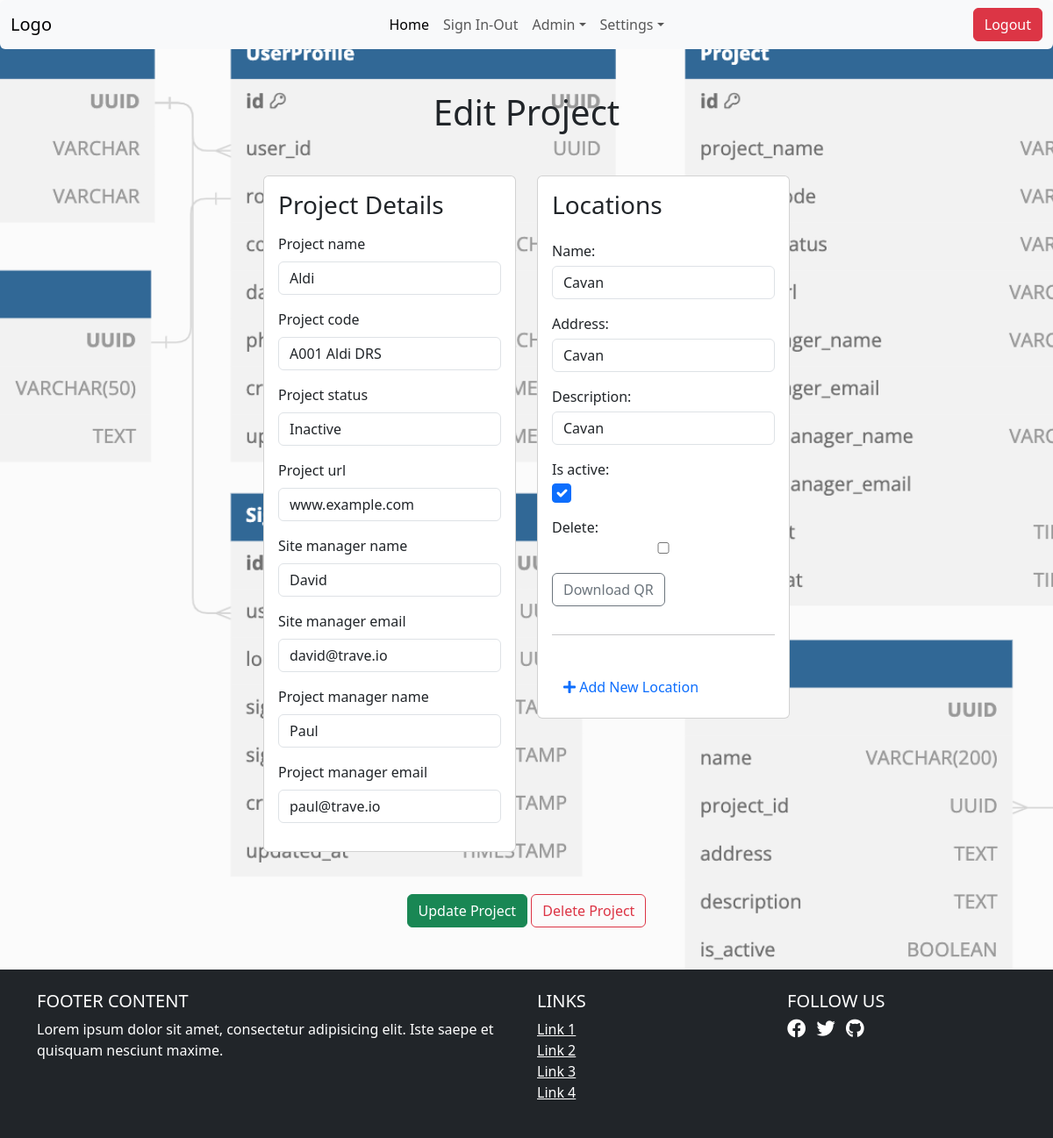
/edit_project/1/ (signed in), run on the app's committed database.
### register_app/models.py (models this page shows, shortened)
class Project(models.Model):
    ACTIVE = 'Active'
    INACTIVE = 'Inactive'
    STATUS_CHOICES = [
        (ACTIVE, 'Active'),
        (INACTIVE, 'Inactive'),
    ]
    project_name = models.CharField(max_length=50)
    project_code = models.CharField(max_length=50)
    project_status = models.CharField(
        max_length=50,
        choices=STATUS_CHOICES,
        default=ACTIVE,
        null=True
    )
    project_url = models.CharField(max_length=200, null=True)
    site_manager_name = models.CharField(max_length=100, null=True)
    site_manager_email = models.EmailField(null=True)
    project_manager_name = models.CharField(max_length=100, null=True)
    project_manager_email = models.EmailField(null=True)
    created_at = models.DateTimeField(auto_now_add=True, null=True)
    updated_at = models.DateTimeField(auto_now=True, null=True)

### register_app/views.py (the view)
# urls.py: path('edit_project/<int:project_id>/', views.edit_project, name='edit_project'),
@user_passes_test(is_admin, login_url='/no_access/')
@login_required
def edit_project(request, project_id):
    project = get_object_or_404(Project, id=project_id)
    if request.method == 'POST':
        form = CreateProjectForm(request.POST, instance=project)
        formset = LocationFormSet(request.POST, instance=project)
        if form.is_valid() and formset.is_valid():
            form.save()
            messages.success(request, "Project details updated successfully.")
            new_location_name = request.POST.get('new_location_name')
            new_location_address = request.POST.get('new_location_address')
            new_location_description = request.POST.get('new_location_description')
            if new_location_name and new_location_address and new_location_description:
                new_location = Location(
                    name=new_location_name,
                    address=new_location_address,
                    description=new_location_description,
                    project=project,
                    is_active=True  # You can set this as needed
                )
                new_location.save()
                messages.success(request, "New location added successfully.")
            formset.save()
            form = CreateProjectForm(instance=project)
            formset = LocationFormSet(instance=project)
        else:
            messages.error(request, "There was a problem updating the project.")
    else:
        form = CreateProjectForm(instance=project)
        formset = LocationFormSet(instance=project)
    return render(request, 'register_app/edit_project.html', {'form': form, 'formset': formset, 'project': project})

### register_app/forms.py
class CreateProjectForm(forms.ModelForm):
    class Meta:
        model = Project
        can_delete=True,
        fields = [
            'project_name', 'project_code', 'project_status', 'project_url',
            'site_manager_name', 'site_manager_email', 'project_manager_name', 'project_manager_email'
        ]
        widgets = {
            field: forms.TextInput(attrs={'class': 'form-control mb-2', 'id': field})
            for field in ['project_name', 'project_code', 'project_url', 'site_manager_name', 'site_manager_email', 'project_manager_name', 'project_manager_email']
        }
        widgets['project_status'] = forms.Select(attrs={'class': 'form-control mb-2', 'id': 'project_status'})

### register_app/views.py (called while the page is built)
def is_admin(user):
    return user.is_superuser or user.is_staff

### register_app/templates/register_app/edit_project.html (shortened to what this page needs)
{% extends "base.html" %}
{% block content %}
<div class="container mt-5">
    <div class="row">
        <div class="col-lg-10 offset-lg-1">
            <h1 class="text-center mb-5">Edit Project</h1>
            <form method="post" action="{% url 'edit_project' project.id %}">
                <div class="row">
                    <div class="col-lg-6 mb-4">
                        <div class="card">
                            <div class="card-body">
                                <h3 class="card-title">Project Details</h3>
                                {% for field in form %}
                                    <div class="mb-3">
                                        <label for="{{ field.id_for_label }}" class="form-label">{{ field.label }}</label>
                                        {{ field }}
                                    </div>
                                {% endfor %}
                            </div>
                        </div>
                    </div>
                     <div class="col-lg-6 mb-4">
                        <div class="card">
                            <div class="card-body">
                                <h3 class="card-title">Locations</h3>
                                <div id="new-location-form" class="list-group">
                                    {% for location_form in formset %}
                                        <ul class="list-unstyled">
                                            <li>
                                                {{ location_form.as_p }}
                                                {% if location_form.instance.id %}
                                                    <a href="{% url 'view_qr_code' location_form.instance.id %}" class="btn btn-outline-secondary" download>Download QR</a>
                                                {% endif %}
                                            </li>
                                        </ul>
                                        <hr>
                                    {% endfor %}
                                </div>
                            <button type="button" class="btn btn-link text-decoration-none" data-bs-toggle="collapse" data-bs-target="#new-location-form-collapse" aria-expanded="false" aria-controls="new-location-form-collapse">
                                <i class="fas fa-plus"></i> Add New Location
                            </button>
                            </div>
                        </div>
                    </div>
                </div>
                    </div>
                </div>
                <div class="text-center mt-4">
                    <button type="submit" class="btn btn-success">Update Project</button>
                    <button type="button" class="btn btn-outline-danger" data-bs-toggle="modal" data-bs-target="#deleteModal">Delete Project</button>
                </div>
        </div>
{% endblock %}

### static/css/global.css (style rules this page uses)
body { background: url("static/images/readme/database-schema.png") no-repeat center center fixed; background-size: cover; }
form { max-width: 600px; margin: 0 auto; }
label { display: block; margin-top: 15px; }
input, select, textarea { width: 100%; padding: 10px; margin-top: 5px; border: 1px solid #ccc; border-radius: 4px; }

### data on the page
Project: form "Aldi" "A001 Aldi DRS" "Inactive" "www.example.com" "David" "david@trave.io" "Paul" "paul@trave.io"

### other printed values
{{ field.label }} "Project name" "Project code" "Project status" "Project url" "Site manager name" "Site manager email" "Project manager name" "Project manager email"
